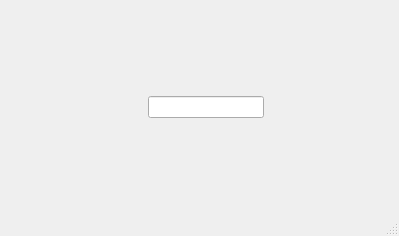
<?xml version="1.0" encoding="UTF-8"?>
<ui version="4.0">
 <class>MainWindow</class>
 <widget class="QMainWindow" name="MainWindow">
  <property name="geometry">
   <rect>
    <x>0</x>
    <y>0</y>
    <width>399</width>
    <height>236</height>
   </rect>
  </property>
  <property name="windowTitle">
   <string>MainWindow</string>
  </property>
  <widget class="QWidget" name="centralwidget">
   <layout class="QVBoxLayout" name="verticalLayout">
    <item>
     <spacer name="verticalSpacer_2">
      <property name="orientation">
       <enum>Qt::Vertical</enum>
      </property>
      <property name="sizeHint" stdset="0">
       <size>
        <width>20</width>
        <height>40</height>
       </size>
      </property>
     </spacer>
    </item>
    <item>
     <widget class="QWidget" name="widget" native="true">
      <property name="acceptDrops">
       <bool>false</bool>
      </property>
      <layout class="QHBoxLayout" name="horizontalLayout">
       <item>
        <spacer name="horizontalSpacer_3">
         <property name="orientation">
          <enum>Qt::Horizontal</enum>
         </property>
         <property name="sizeHint" stdset="0">
          <size>
           <width>40</width>
           <height>20</height>
          </size>
         </property>
        </spacer>
       </item>
       <item>
        <widget class="QLabel" name="label">
         <property name="enabled">
          <bool>true</bool>
         </property>
         <property name="lineWidth">
          <number>6</number>
         </property>
         <property name="text">
          <string/>
         </property>
        </widget>
       </item>
       <item>
        <widget class="QLineEdit" name="lineEdit_yourname"/>
       </item>
       <item>
        <spacer name="horizontalSpacer_4">
         <property name="orientation">
          <enum>Qt::Horizontal</enum>
         </property>
         <property name="sizeHint" stdset="0">
          <size>
           <width>40</width>
           <height>20</height>
          </size>
         </property>
        </spacer>
       </item>
      </layout>
     </widget>
    </item>
    <item>
     <layout class="QHBoxLayout" name="horizontalLayout_2">
      <item>
       <spacer name="verticalSpacer_3">
        <property name="orientation">
         <enum>Qt::Vertical</enum>
        </property>
        <property name="sizeHint" stdset="0">
         <size>
          <width>20</width>
          <height>40</height>
         </size>
        </property>
       </spacer>
      </item>
      <item>
       <spacer name="verticalSpacer">
        <property name="orientation">
         <enum>Qt::Vertical</enum>
        </property>
        <property name="sizeHint" stdset="0">
         <size>
          <width>20</width>
          <height>40</height>
         </size>
        </property>
       </spacer>
      </item>
     </layout>
    </item>
   </layout>
  </widget>
  <widget class="QStatusBar" name="statusbar"/>
  <action name="actionnew">
   <property name="text">
    <string>新建</string>
   </property>
  </action>
 </widget>
 <resources/>
 <connections/>
</ui>
